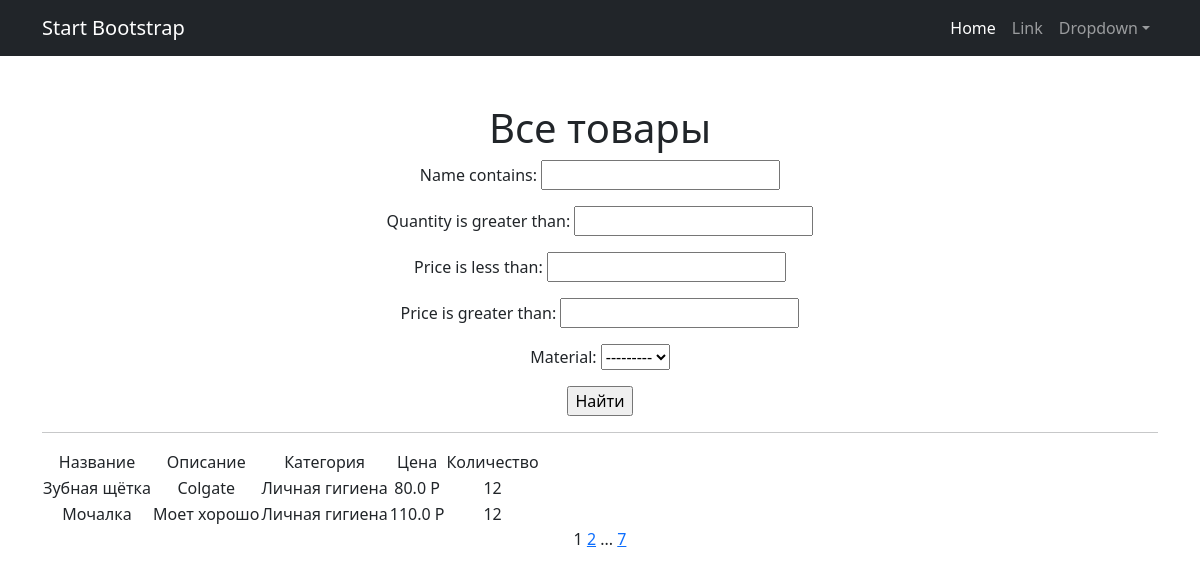
Screenshot of /products/ with the database file from the repository.
### simpleapp/models.py (models this page shows, shortened)
class Product(models.Model):
    name = models.CharField(
        max_length=50,
        unique=True, # названия товаров не должны повторяться
    )
    description = models.TextField()
    quantity = models.IntegerField(
        validators=[MinValueValidator(0)],
    )
    category = models.ForeignKey(
        to='Category',
        on_delete=models.CASCADE,
        related_name='products', # все продукты в категории будут доступны через поле products
    )
    price = models.FloatField(
        validators=[MinValueValidator(0.0)],
    )

class Category(models.Model):
    name = models.CharField(max_length=100, unique=True)

### simpleapp/views.py (the view)
# urls.py: path('', ProductsList.as_view(), name='product_list'),
class ProductsList(ListView):
   model = Product
   ordering = 'name'
   template_name = 'products.html'
   context_object_name = 'products'
   paginate_by = 2
   def get_queryset(self):
       queryset = super().get_queryset()
       self.filterset = ProductFilter(self.request.GET, queryset)
       return self.filterset.qs
   def get_context_data(self, **kwargs):
       context = super().get_context_data(**kwargs)
       context['filterset'] = self.filterset
       return context

### simpleapp/templatetags/custom_filters.py (called while the page is built)
@register.filter()
def currency(value, code='rub'):
   postfix = CURRENCIES_SYMBOLS[code]
   return f'{value} {postfix}'

### simpleapp/templatetags/custom_tags.py (called while the page is built)
@register.simple_tag(takes_context=True)
def url_replace(context, **kwargs):
   d = context['request'].GET.copy()
   for k, v in kwargs.items():
       d[k] = v
   return d.urlencode()

### simpleapp/templates/products.html (shortened to what this page needs)
{% extends 'flatpages/default.html' %}
{% load custom_filters %}
{% load custom_tags %}
{% block content %}
   <h1>Все товары</h1>
   <form action="" method="get">
       {{ filterset.form.as_p }}
       <input type="submit" value="Найти" />
   </form>
   <hr>
   {% if products %}
       <table>
           <tr>
               <td>Название</td>
               <td>Описание</td>
               <td>Категория</td>
               <td>Цена</td>
               <td>Количество</td>
           </tr>
           {% for product in products %}
           <tr>
               <td>{{ product.name }}</td>
               <td>{{ product.description|truncatechars:15 }}</td>
               <td>{{ product.category.name }}</td>
               <td>{{ product.price|currency }}</td>
               <td>{{ product.quantity }}</td>
           </tr>
           {% endfor %}
       </table>
   {% else %}
       <h2>Товаров нет!</h2>
   {% endif %}
   {{ page_obj.number }}
   {% if page_obj.has_next %}
       <a href="?{% url_replace page=page_obj.next_page_number %}">{{ page_obj.next_page_number }}</a>
       {% if paginator.num_pages != page_obj.next_page_number %}
           ...
           <a href="?{% url_replace page=page_obj.paginator.num_pages %}">{{ page_obj.paginator.num_pages }}</a>
       {% endif %}
   {% endif %}
{% endblock content %}

### simpleapp/templates/flatpages/default.html (shortened to what this page needs)
<!DOCTYPE html>
<html lang="en">
    <head>
        {% load static %}
        <link href="{% static 'css/styles.css' %}" rel="stylesheet" />
    </head>
    <body>
        <nav class="navbar navbar-expand-lg navbar-dark bg-dark">
            <div class="container">
                <a class="navbar-brand" href="#">Start Bootstrap</a>
                <div class="collapse navbar-collapse" id="navbarSupportedContent">
                    <ul class="navbar-nav ms-auto mb-2 mb-lg-0">
                        <li class="nav-item"><a class="nav-link active" aria-current="page" href="#">Home</a></li>
                        <li class="nav-item"><a class="nav-link" href="#">Link</a></li>
                        <li class="nav-item dropdown">
                            <a class="nav-link dropdown-toggle" id="navbarDropdown" href="#" role="button" data-bs-toggle="dropdown" aria-expanded="false">Dropdown</a>
                        </li>
                    </ul>
                </div>
            </div>
        </nav>
        <div class="container">
            <div class="text-center mt-5">
                {% block content %}
                {% endblock content %}
            </div>
        </div>
    </body>
</html>

### rows the page displays
Product: name "Зубная щётка", description "Colgate", category.name "Личная гигиена", price "80.0 Р", quantity "12"
Product: name "Мочалка", description "Моет хорошо", category.name "Личная гигиена", price "110.0 Р", quantity "12"

### other values shown
{{ page_obj.number }} "1"
{{ page_obj.next_page_number }} "2"
{{ page_obj.paginator.num_pages }} "7"
